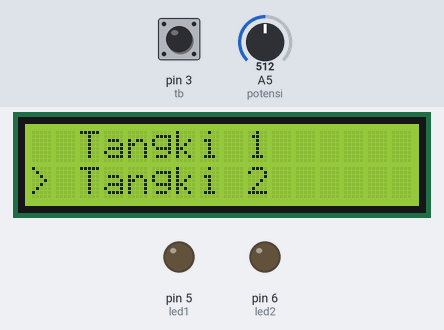
Bench run of a sketch on a simulated Arduino Uno, built with avr-gcc and run on an emulated ATmega328P. Parts: 16×2 character LCD, output pins drawn as LEDs (lit = HIGH). The test bench sets the inputs (shaded band); at power-on: pin 3 (tb) HIGH, A5 (potensi) = 512. What the sketch prints to the serial monitor is not drawn.

Above: at 1.2 s.
1.3 s: pin 3 (tb) pulled LOW for 0.15 s
At 2.0 s:
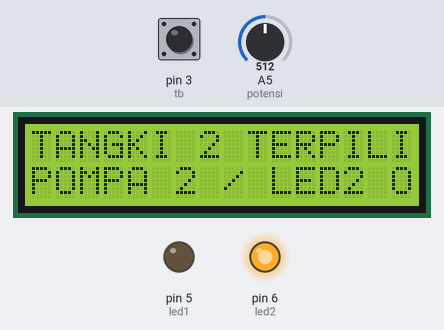
3.0 s: A5 (potensi) set to 179
4.5 s: A5 (potensi) set to 154
At 5.7 s:
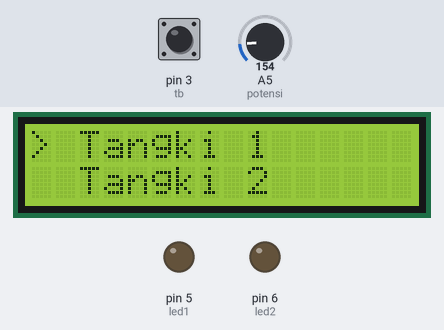
6.1 s: A5 (potensi) set to 89
7.6 s: A5 (potensi) set to 78
At 8.1 s:
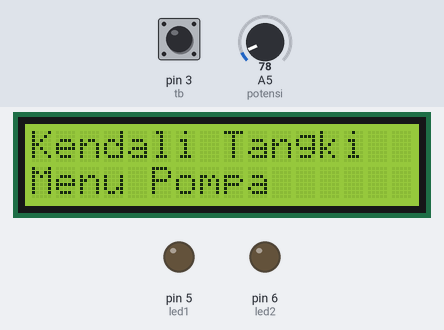
9.2 s: A5 (potensi) set to 95
At 9.7 s:
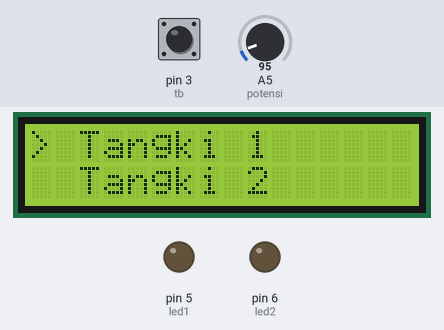
Timing chart, 0 to 11.8 s (numbered marks = the images above; inputs shaded):
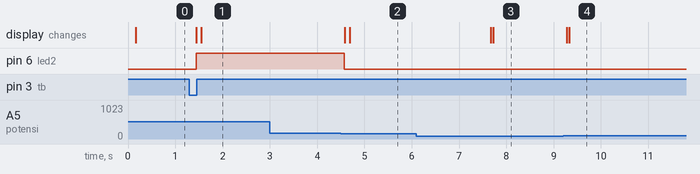

The sketch:

sketch_sep26b.ino
```cpp
#include <LiquidCrystal.h>

// Inisialisasi LCD: RS, E, D4, D5, D6, D7
LiquidCrystal lcd(13, 12, 11, 10, 9, 8);

// Deklarasi Variabel
int y;
int z = 0;             // Status menu aktif
int x = -1; // Untuk mendeteksi perubahan agar LCD tidak berkedip
int tb = 3;
int pb;
int potensi = A5;
int led1 = 5;
int led2 = 6;

void setup() {
  lcd.begin(16, 2);
  Serial.begin(9600);

  pinMode(led1, OUTPUT);
  pinMode(led2, OUTPUT);
  pinMode(tb, INPUT_PULLUP);
}

void loop() {
  // Membaca nilai dari komponen
  y = analogRead(potensi);
  pb = digitalRead(tb);

  Serial.print("Nilai Potensio: ");
  Serial.println(y);
  delay(50); // Delay singkat untuk kestabilan pembacaan

  // --- 1. LOGIKA UTAMA: POTENSIO DI BAWAH 20 = SEMUA LED MATI ---
  if (y < 20) {
    digitalWrite(led1, LOW);  // Paksa LED 1 mati
    digitalWrite(led2, LOW);  // Paksa LED 2 mati

  }

  // --- 2. LOGIKA NAVIGASI MENU (POTENSIOMETER) ---
  // Navigasi menu hanya aktif jika LED tidak sedang menyala dan potensio >= 20
  if (z != 4 && z != 5 && z != 99) {
    if (y >= 170) {
      z = 2; // Sorot Tangki 2
    }
    else if (y >= 85) {
      z = 1; // Sorot Tangki 1
    }
    else {
      z = 0; // Menu Utama
    }
  }

  // --- 3. LOGIKA EKSEKUSI TOMBOL ---
  // Tombol hanya berfungsi jika sistem tidak sedang berada di posisi di bawah 20
  if (pb == 0 && z != 99) {
    delay(50); // Debounce tombol agar pembacaan stabil

    // Jika tombol ditekan saat menyorot Tangki 1, AKTIFKAN LED 1
    if (z == 1) {
      z = 4;                     // Kunci status menu ke Tangki 1 Terpilih
      digitalWrite(led1, HIGH);  // LED 1 Menyala
      digitalWrite(led2, LOW);
    }
    // Jika tombol ditekan saat menyorot Tangki 2, AKTIFKAN LED 2
    else if (z == 2) {
      z = 5;                     // Kunci status menu ke Tangki 2 Terpilih
      digitalWrite(led1, LOW);
      digitalWrite(led2, HIGH);  // LED 2 Menyala
    }
  }

  // --- 4. LOGIKA PENGAMAN: PUTAR KIRI SAAT LED MENYALA ---
  // Mengembalikan menu ke awal jika potensio diputar ke kiri melewati batas ambang menunya
  if (z == 4 && y < 85) {
    digitalWrite(led1, LOW);
    z = 0;
  }
  if (z == 5 && y < 170) {
    digitalWrite(led2, LOW);
    z = 0;
  }

  // --- 5. LOGIKA TAMPILAN LCD ---
  if (z != x) {
    lcd.clear();
  }
    // Tampilan khusus ketika posisi potensio di bawah 20

    else if (z == 0) {
      lcd.setCursor(0, 0);
      lcd.print("Kendali Tangki");
      lcd.setCursor(0, 1);
      lcd.print("Menu Pompa");
    }
    else if (z == 1) {
      lcd.setCursor(0, 0);
      lcd.print("> Tangki 1");
      lcd.setCursor(0, 1);
      lcd.print("  Tangki 2");
    }
    else if (z == 2) {
      lcd.setCursor(0, 0);
      lcd.print("  Tangki 1");
      lcd.setCursor(0, 1);
      lcd.print("> Tangki 2");
    }
    else if (z == 4) {
      lcd.setCursor(0, 0);
      lcd.print("TANGKI 1 TERPILIH");
      lcd.setCursor(0, 1);
      lcd.print("POMPA 1 / LED1 ON");
    }
    else if (z == 5) {
      lcd.setCursor(0, 0);
      lcd.print("TANGKI 2 TERPILIH");
      lcd.setCursor(0, 1);
      lcd.print("POMPA 2 / LED2 ON");
    }

    x = z; // Perbarui status menu saat ini
  }
```

Measured:
- the behaviour switches between 170 and 169 on A5 (potensi) (found by bisection; images 1 and 2)
- the behaviour switches between 85 and 84 on A5 (potensi) (found by bisection; images 2 and 3)
- after the input at 1.3 s, pin 6 (led2): LOW → HIGH after 0.14 s; the display: first changes after 0.14 s (image 1 shows a later state)
- after the input at 3.0 s, every drawn part: stays the same
- after the input at 4.5 s, pin 6 (led2): HIGH → LOW after 0.08 s; the display: first changes after 0.08 s (image 2 shows a later state)
- after the input at 6.1 s, every drawn part: stays the same
- after the input at 7.6 s, the display: first changes after 0.07 s (image 3 shows a later state)
- after the input at 9.2 s, the display: first changes after 0.08 s (image 4 shows a later state)
